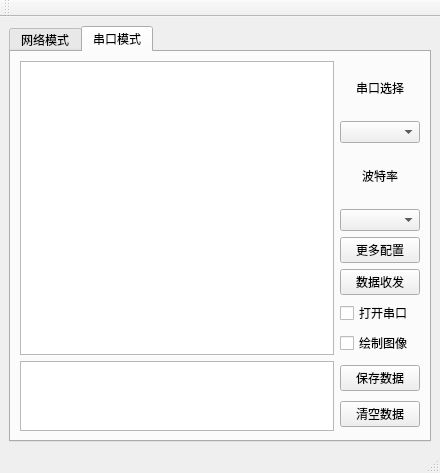
<?xml version="1.0" encoding="UTF-8"?>
<ui version="4.0">
 <class>MainWindow</class>
 <widget class="QMainWindow" name="MainWindow">
  <property name="geometry">
   <rect>
    <x>0</x>
    <y>0</y>
    <width>440</width>
    <height>418</height>
   </rect>
  </property>
  <property name="windowTitle">
   <string>MainWindow</string>
  </property>
  <widget class="QWidget" name="Mainwidget">
   <layout class="QVBoxLayout" name="verticalLayout_2">
    <item>
     <widget class="QTabWidget" name="tabWidget">
      <property name="currentIndex">
       <number>1</number>
      </property>
      <widget class="QWidget" name="socket_tab">
       <attribute name="title">
        <string>网络模式</string>
       </attribute>
       <layout class="QVBoxLayout" name="verticalLayout_7" stretch="8,1">
        <item>
         <layout class="QHBoxLayout" name="horizontalLayout_3" stretch="8,1">
          <property name="spacing">
           <number>0</number>
          </property>
          <item>
           <widget class="GraphicsLayoutWidget" name="socket_graph"/>
          </item>
          <item>
           <layout class="QVBoxLayout" name="verticalLayout_5">
            <item>
             <widget class="QGroupBox" name="groupBox_2">
              <property name="contextMenuPolicy">
               <enum>Qt::DefaultContextMenu</enum>
              </property>
              <property name="layoutDirection">
               <enum>Qt::LeftToRight</enum>
              </property>
              <property name="title">
               <string/>
              </property>
              <property name="alignment">
               <set>Qt::AlignCenter</set>
              </property>
              <layout class="QGridLayout" name="gridLayout_2">
               <property name="sizeConstraint">
                <enum>QLayout::SetDefaultConstraint</enum>
               </property>
               <property name="leftMargin">
                <number>5</number>
               </property>
               <property name="topMargin">
                <number>6</number>
               </property>
               <property name="rightMargin">
                <number>5</number>
               </property>
               <property name="bottomMargin">
                <number>0</number>
               </property>
               <property name="horizontalSpacing">
                <number>0</number>
               </property>
               <property name="verticalSpacing">
                <number>8</number>
               </property>
               <item row="4" column="0">
                <widget class="QLabel" name="label_4">
                 <property name="text">
                  <string>端口</string>
                 </property>
                 <property name="textFormat">
                  <enum>Qt::AutoText</enum>
                 </property>
                 <property name="alignment">
                  <set>Qt::AlignCenter</set>
                 </property>
                </widget>
               </item>
               <item row="5" column="0">
                <widget class="QLineEdit" name="port_input">
                 <property name="minimumSize">
                  <size>
                   <width>70</width>
                   <height>0</height>
                  </size>
                 </property>
                 <property name="alignment">
                  <set>Qt::AlignCenter</set>
                 </property>
                </widget>
               </item>
               <item row="2" column="0">
                <widget class="QLabel" name="label_3">
                 <property name="text">
                  <string>ip选择</string>
                 </property>
                 <property name="alignment">
                  <set>Qt::AlignCenter</set>
                 </property>
                </widget>
               </item>
               <item row="1" column="0">
                <widget class="QComboBox" name="socket_mode">
                 <property name="maxVisibleItems">
                  <number>0</number>
                 </property>
                 <property name="sizeAdjustPolicy">
                  <enum>QComboBox::AdjustToContents</enum>
                 </property>
                </widget>
               </item>
               <item row="0" column="0">
                <widget class="QLabel" name="label_5">
                 <property name="lineWidth">
                  <number>0</number>
                 </property>
                 <property name="text">
                  <string>模式选择</string>
                 </property>
                 <property name="alignment">
                  <set>Qt::AlignCenter</set>
                 </property>
                </widget>
               </item>
               <item row="3" column="0">
                <widget class="QComboBox" name="ip_com">
                 <property name="maxVisibleItems">
                  <number>5</number>
                 </property>
                 <property name="sizeAdjustPolicy">
                  <enum>QComboBox::AdjustToContents</enum>
                 </property>
                 <property name="frame">
                  <bool>true</bool>
                 </property>
                </widget>
               </item>
              </layout>
             </widget>
            </item>
            <item>
             <widget class="QGroupBox" name="groupBox">
              <property name="title">
               <string/>
              </property>
              <property name="alignment">
               <set>Qt::AlignRight|Qt::AlignTrailing|Qt::AlignVCenter</set>
              </property>
              <layout class="QGridLayout" name="gridLayout">
               <item row="0" column="0">
                <widget class="QCheckBox" name="socket_switch">
                 <property name="text">
                  <string>打开连接</string>
                 </property>
                </widget>
               </item>
               <item row="1" column="0">
                <widget class="QCheckBox" name="socket_paint_switch">
                 <property name="text">
                  <string>绘制图像</string>
                 </property>
                 <property name="checked">
                  <bool>false</bool>
                 </property>
                </widget>
               </item>
               <item row="2" column="0">
                <widget class="QCheckBox" name="recv_data_btn">
                 <property name="text">
                  <string>接收数据</string>
                 </property>
                 <property name="checked">
                  <bool>true</bool>
                 </property>
                </widget>
               </item>
              </layout>
             </widget>
            </item>
           </layout>
          </item>
         </layout>
        </item>
        <item>
         <layout class="QHBoxLayout" name="horizontalLayout_4" stretch="8,1">
          <property name="spacing">
           <number>0</number>
          </property>
          <item>
           <widget class="QTextEdit" name="socket_recv_show"/>
          </item>
          <item>
           <widget class="QGroupBox" name="groupBox_3">
            <property name="title">
             <string/>
            </property>
            <layout class="QGridLayout" name="gridLayout_3">
             <property name="leftMargin">
              <number>5</number>
             </property>
             <property name="topMargin">
              <number>6</number>
             </property>
             <property name="rightMargin">
              <number>5</number>
             </property>
             <property name="bottomMargin">
              <number>5</number>
             </property>
             <property name="horizontalSpacing">
              <number>0</number>
             </property>
             <property name="verticalSpacing">
              <number>4</number>
             </property>
             <item row="0" column="0">
              <widget class="QPushButton" name="save_socket_data">
               <property name="text">
                <string>保存数据</string>
               </property>
              </widget>
             </item>
             <item row="1" column="0">
              <widget class="QPushButton" name="clear_socket_data">
               <property name="text">
                <string>清空数据</string>
               </property>
              </widget>
             </item>
            </layout>
           </widget>
          </item>
         </layout>
        </item>
       </layout>
      </widget>
      <widget class="QWidget" name="uart_tab">
       <attribute name="title">
        <string>串口模式</string>
       </attribute>
       <layout class="QGridLayout" name="gridLayout_7" rowstretch="7,1">
        <item row="0" column="0">
         <layout class="QHBoxLayout" name="horizontalLayout" stretch="6,1">
          <item>
           <widget class="GraphicsLayoutWidget" name="serial_graph"/>
          </item>
          <item>
           <layout class="QVBoxLayout" name="verticalLayout">
            <property name="sizeConstraint">
             <enum>QLayout::SetFixedSize</enum>
            </property>
            <property name="rightMargin">
             <number>0</number>
            </property>
            <item>
             <layout class="QGridLayout" name="gridLayout_5">
              <item row="0" column="0">
               <widget class="QLabel" name="label_2">
                <property name="text">
                 <string>串口选择</string>
                </property>
                <property name="alignment">
                 <set>Qt::AlignCenter</set>
                </property>
               </widget>
              </item>
              <item row="1" column="0">
               <widget class="QComboBox" name="uart_com"/>
              </item>
              <item row="2" column="0">
               <widget class="QLabel" name="label">
                <property name="text">
                 <string>波特率</string>
                </property>
                <property name="textFormat">
                 <enum>Qt::AutoText</enum>
                </property>
                <property name="alignment">
                 <set>Qt::AlignCenter</set>
                </property>
               </widget>
              </item>
              <item row="3" column="0">
               <widget class="QComboBox" name="baud_boxcom"/>
              </item>
             </layout>
            </item>
            <item>
             <layout class="QGridLayout" name="gridLayout_4">
              <item row="0" column="0">
               <widget class="QPushButton" name="uart_config_btn">
                <property name="text">
                 <string>更多配置</string>
                </property>
               </widget>
              </item>
              <item row="2" column="0">
               <widget class="QCheckBox" name="com_switch">
                <property name="text">
                 <string>打开串口</string>
                </property>
               </widget>
              </item>
              <item row="3" column="0">
               <widget class="QCheckBox" name="uart_paint_switch">
                <property name="text">
                 <string>绘制图像</string>
                </property>
               </widget>
              </item>
              <item row="1" column="0">
               <widget class="QPushButton" name="data_show_dialog">
                <property name="text">
                 <string>数据收发</string>
                </property>
               </widget>
              </item>
             </layout>
            </item>
           </layout>
          </item>
         </layout>
        </item>
        <item row="1" column="0">
         <layout class="QHBoxLayout" name="horizontalLayout_2" stretch="6,1">
          <property name="sizeConstraint">
           <enum>QLayout::SetMinimumSize</enum>
          </property>
          <item>
           <widget class="QTextEdit" name="uart_recv_show"/>
          </item>
          <item>
           <layout class="QGridLayout" name="gridLayout_6">
            <property name="horizontalSpacing">
             <number>0</number>
            </property>
            <property name="verticalSpacing">
             <number>6</number>
            </property>
            <item row="0" column="0">
             <widget class="QPushButton" name="save_uart_data_btn">
              <property name="minimumSize">
               <size>
                <width>7</width>
                <height>0</height>
               </size>
              </property>
              <property name="text">
               <string>保存数据</string>
              </property>
              <property name="iconSize">
               <size>
                <width>16</width>
                <height>16</height>
               </size>
              </property>
              <property name="autoExclusive">
               <bool>false</bool>
              </property>
              <property name="default">
               <bool>false</bool>
              </property>
              <property name="flat">
               <bool>false</bool>
              </property>
             </widget>
            </item>
            <item row="1" column="0">
             <widget class="QPushButton" name="clear_uart_data">
              <property name="text">
               <string>清空数据</string>
              </property>
             </widget>
            </item>
           </layout>
          </item>
         </layout>
        </item>
       </layout>
      </widget>
     </widget>
    </item>
   </layout>
  </widget>
  <widget class="QMenuBar" name="menubar">
   <property name="geometry">
    <rect>
     <x>0</x>
     <y>0</y>
     <width>440</width>
     <height>22</height>
    </rect>
   </property>
  </widget>
  <widget class="QToolBar" name="toolBar">
   <property name="windowTitle">
    <string>toolBar</string>
   </property>
   <attribute name="toolBarArea">
    <enum>TopToolBarArea</enum>
   </attribute>
   <attribute name="toolBarBreak">
    <bool>false</bool>
   </attribute>
  </widget>
  <widget class="QStatusBar" name="statusBar"/>
 </widget>
 <customwidgets>
  <customwidget>
   <class>GraphicsLayoutWidget</class>
   <extends>QGraphicsView</extends>
   <header location="global">pyqtgraph</header>
  </customwidget>
 </customwidgets>
 <resources/>
 <connections/>
</ui>
